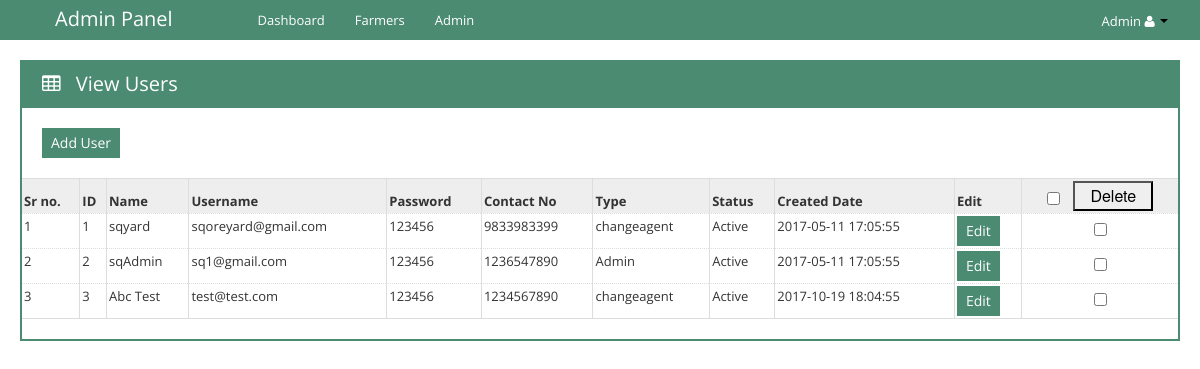
Screenshot of /view_adminusers.php (signed in) with the database file from the repository.
### tables this page shows
CREATE TABLE IF NOT EXISTS `tbl_change_agents` (
  `id` int(11) NOT NULL AUTO_INCREMENT,
  `userType` varchar(15) NOT NULL,
  `password` varchar(255) NOT NULL,
  `token` varchar(15) NOT NULL,
  `fname` varchar(255) NOT NULL,
  `emailId` varchar(255) NOT NULL,
  `contactno` bigint(20) NOT NULL,
  `emailverificationcode` varchar(255) NOT NULL,
  `reg_status` int(11) NOT NULL,
  `register_dt` datetime NOT NULL,
  `updated_dt` datetime NOT NULL,
  `token_expiry` datetime NOT NULL,
  PRIMARY KEY (`id`)
);

### view_adminusers.php (the view, shortened to what this page needs)
<?php
	include('include/connection.php');
		?>
        <?php
	if($_SESSION['userType']=="Admin")
    {
        $sql = "SELECT * FROM `tbl_change_agents` ";
        $res = mysqli_query($db_con,$sql) or die(mysqli_error($db_con));
        $r   = 1;
        ?>
        <!doctype html>
<html>
    <head>
    </head>
    <body class="<?php echo $theme_name; ?>" data-theme="<?php echo $theme_name; ?>">
       <section class="page-content">
            <div class="container-fluid">
                <div class="row-fluid">
                    <div class="span12">
                        <div class="box box-color box-bordered green">
                            <div class="box-title">
                                <h3>
                                    <i class="icon-table"></i>
                                    View Users
                                </h3>
                            </div>
                            <div class="box-content nopadding">
                                <div style="padding:20px">
                                        <a href="add_adminusers.php?pag=adminusers" class="btn btn-primary">
                                            Add User
                                        </a>
                                    </div>
                                <form id="mainform1" action="deleteadminusers.php?pag=adminusers" method="post">
                                    <div id="comp_1">
                                        <table class="table table-bordered dataTable dataTable-scroll-x">
                                            <thead>
                                                <tr>
                                                    <th>Sr no.</th>
                                                    <th>ID</th>
                                                    <th>Name</th>
                                                    <th>Username</th>
                                                    <th>Password</th>
                                                    <th>Contact No</th>
                                                    <th>Type</th>
                                                    <th>Status</th>
                                                    <th class='hidden-350'>Created Date</th>
                                                    <th>Edit</th>
                                                    <th style="text-align:center" class='hidden-480'><a href="#"><input type="checkbox" id="selectall" /></a>
                                                        <input type="submit" name="main" value="Delete" style="margin-left:10px; width:80px;height:30px;font-size:16px" /></th>
                                                    </tr>
                                                </thead>
                                                <tbody>
                                                    <?php
                                                    while($row_doc = mysqli_fetch_array($res))
                                                    {
                                                        ?>
                                                        <tr>
                                                            <td><?php echo $r; ?></td>
                                                            <td><?php echo $row_doc['id']; ?></td>
                                                            <td><?php echo $row_doc['fname']; ?></td>
                                                            <td><?php echo $row_doc['emailId']; ?></td>
                                                            <td><?php echo $row_doc['password']; ?></td>
                                                            <td><?php echo $row_doc['contactno']; ?></td><td><?php echo $row_doc['userType']; ?></td>
                                                       <td><?php if($row_doc['reg_status']=='1'){
                                                            echo "Active";
                                                       }else{
                                                            echo "Inactive";
                                                       }  ?></td>
                                                       <td><?php echo $row_doc['register_dt']; ?></td>
                                                      <td><a href="edit_adminusers.php?pag=adminusers&admin_id=<?php echo $row_doc['id']; ?>" class="btn btn-primary">Edit</a></td>
                                                       <td><div align="center"><input type="checkbox" class="case" name="adminusers[]" value="<?php echo $row_doc['id']?>" /></div></td>
                                                   </tr>
                                                   <?php
                                                   $r++;
                                               }
                                               ?>
                                           </tbody>
                                       </table>
                                   </div>
                               </form>
                           </div>
                       </div>
                   </div>
               </div>
            </div>
        </section>
    </body>
</html>
        <?php
    }
?>

### css/themes.css (style rules this page uses)
.box.box-color.green .box-title { background: #4A8B71 !important }
.box.box-color.green .btn.btn-primary { background: #4A8B71 }
.box.box-bordered.box-color.green .box-title { border-color: #4A8B71 !important }
.box.box-bordered.box-color.green .box-content { border-color: #4A8B71 !important }
.theme-green .btn.btn-primary { background: #4A8B71 }
.theme-green a { color: #4A8B71 }
.theme-green .btn { color: #333 }
.theme-green .btn.btn-primary { background: #4A8B71; color: #fff }

### rows the page displays
tbl_change_agents: id "1", fname "sqyard", emailId "sqoreyard@gmail.com", password "123456", contactno "9833983399", userType "changeagent", reg_status "Active", register_dt "2017-05-11 17:05:55"
tbl_change_agents: id "2", fname "sqAdmin", emailId "sq1@gmail.com", password "123456", contactno "1236547890", userType "Admin", reg_status "Active", register_dt "2017-05-11 17:05:55"
tbl_change_agents: id "3", fname "Abc Test", emailId "test@test.com", password "123456", contactno "1234567890", userType "changeagent", reg_status "Active", register_dt "2017-10-19 18:04:55"

### other values shown
$_SESSION['sqyard_user'] "Admin"
